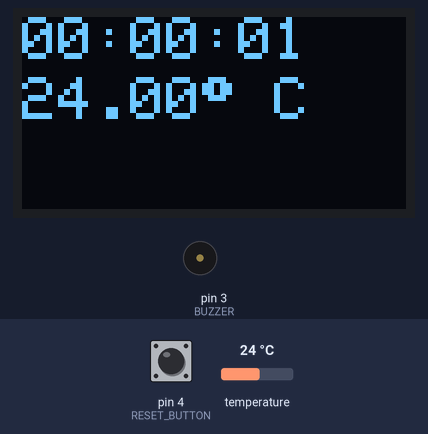
Recording of a sketch running on a simulated Arduino Uno, built with avr-gcc and run on an emulated ATmega328P. On the bench: 128×64 one-colour display, buzzer (waves = sounding). Inputs (shaded band) come from the test bench; at power-on: temperature 24 °C, pin 4 (RESET_BUTTON) HIGH. The display library's start-up logo is not drawn; what the sketch prints to the serial monitor is not drawn.

Above: at 2.5 s.
2.6 s: temperature set to 12 °C
At 3.7 s:
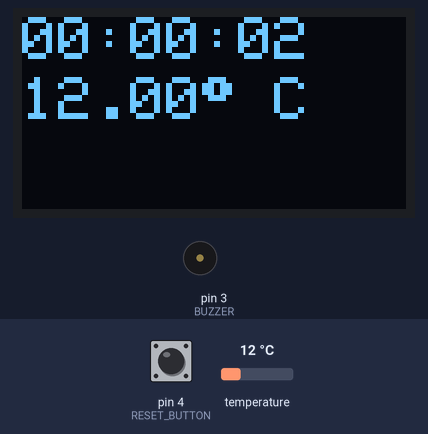
5.4 s: pin 4 (RESET_BUTTON) pulled LOW for 1 s
At 7.7 s:
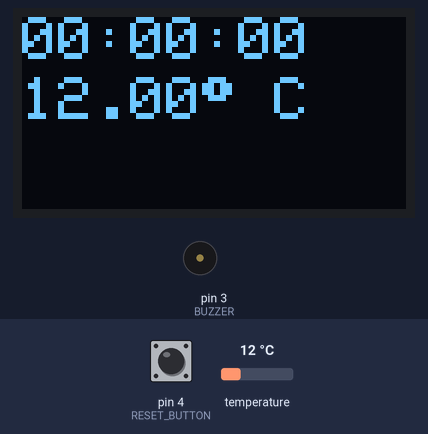
9.4 s: temperature set to 19 °C
At 10.5 s:
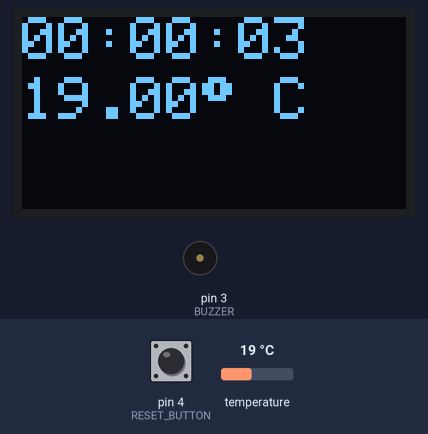
12.4 s: pin 4 (RESET_BUTTON) pulled LOW for 1 s
At 14.7 s:
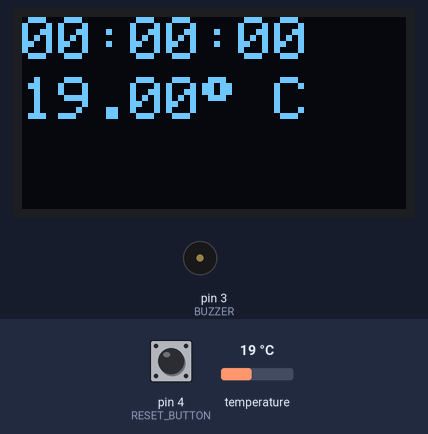
16.4 s: temperature set to 28 °C
At 17.4 s:
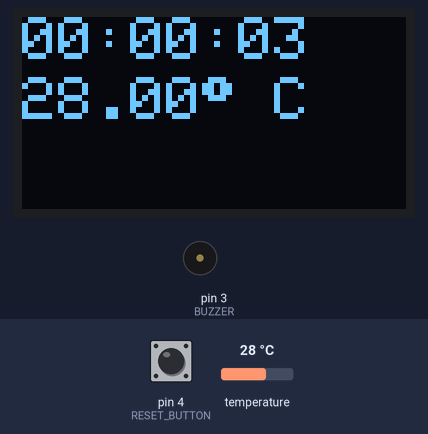
Timing chart, 0 to 19.4 s (numbered marks = the images above; inputs shaded):
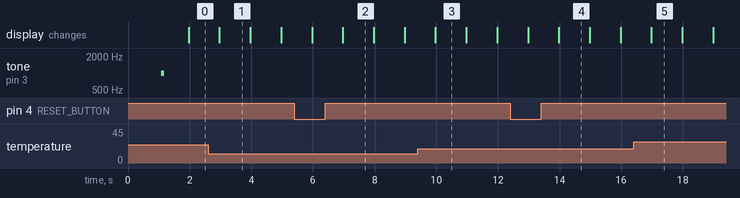

The sketch:

OLEDWaterTempMeter.ino
```cpp
#include <OneWire.h>
#include <DallasTemperature.h>
#include <SPI.h>
#include <Wire.h>
#include <Adafruit_GFX.h>
#include <Adafruit_SSD1306.h>

#define ONE_WIRE_BUS    2
#define SCREEN_WIDTH  128   // OLED display width, in pixels
#define SCREEN_HEIGHT  64   // OLED display height, in pixels

// Declaration for SSD1306 display connected using software SPI (default case):
#define OLED_MOSI      11
#define OLED_CLK       12
#define OLED_DC         9
#define OLED_CS        10
#define OLED_RESET      8

Adafruit_SSD1306 display(SCREEN_WIDTH, SCREEN_HEIGHT,
                         OLED_MOSI, OLED_CLK, OLED_DC, OLED_RESET, OLED_CS);

OneWire oneWire(ONE_WIRE_BUS);
DallasTemperature tempSensor(&oneWire);

#define UPDATE_INTERVAL     1000
unsigned long time_current  = 0;
unsigned long time_reset    = 0;

#define RESET_BUTTON        4

#define BUZZER              3
#define TARGET_TEMPC        60
int enable_buzzer           = 0;


void setup() {
    Serial.begin(9600);
    tempSensor.begin();

    if (!display.begin(SSD1306_SWITCHCAPVCC)) { /* SSD1306_SWITCHCAPVCC = generate display voltage from 3.3V internally */
        Serial.println(F("SSD1306 allocation failed"));
        for (;;); // Don't proceed, loop forever
    }

    display.display();  /* show initial display buffer: Adafruit splash screen */
    delay(1000);
    display.clearDisplay(); /* clear buffer */

    pinMode(RESET_BUTTON, INPUT_PULLUP);
    pinMode(BUZZER, OUTPUT);

    tone(BUZZER, 1000, 500);
    delay(100);
    noTone(BUZZER);
}

void loop() {
    if (millis() - time_current > UPDATE_INTERVAL) {
        time_current = millis();

        if (digitalRead(RESET_BUTTON) == LOW) { /* pressed reset button */
            time_reset = millis();
        }
        unsigned long time_sec = (time_current - time_reset) / 1000;
        String time_str = getTimeStamp(time_sec);

        tempSensor.requestTemperatures();
        float tempC = tempSensor.getTempCByIndex(0);

        printSerialText(time_str, time_sec, tempC);
        drawOLEDText(time_str, tempC);

        if (tempC >= (TARGET_TEMPC + 1)) {
            enable_buzzer = 1;
        }

        if (enable_buzzer == 1 && tempC <= TARGET_TEMPC) {
            alarmBuzzer();
            enable_buzzer = 0;
        }
    }
}

void printSerialText(String time_str, unsigned long time_sec, float temp_value) {
    Serial.print(time_str);
    Serial.print(", ");
    Serial.print(time_sec);
    Serial.print(", ");
    Serial.println(temp_value);
}

String getTimeStamp(unsigned long time_ms) {
    String t_str = "";

    int t_sec = (time_ms % 60);
    int t_min = (time_ms / 60) % 60;
    int t_hor = (time_ms / 3600) % 24;

    if (t_hor < 10) {
        t_str += "0";
    }
    t_str += (String(t_hor, DEC) + ":");

    if (t_min < 10) {
        t_str += "0";
    }
    t_str += (String(t_min, DEC) + ":");

    if (t_sec < 10) {
        t_str += "0";
    }
    t_str += String(t_sec, DEC);

    return t_str;
}

void drawOLEDText(String time_str, float celsius) {
    display.clearDisplay();
    display.setTextSize(2);
    display.setTextColor(SSD1306_WHITE);
    display.setCursor(0, 0);

    display.println(time_str);
    display.setCursor(0, 20);
    display.print(celsius);
    display.print(char(247));
    display.println(F(" C"));

    display.display();
}

void alarmBuzzer() {
    tone(BUZZER, 1000, 500);
    delay(100);
    noTone(BUZZER);
    delay(100);
    tone(BUZZER, 1000, 500);
    delay(100);
    noTone(BUZZER);
}
```

Measured:
- what the display in image 1 shows lasts 1.0 s, from 3.0 s to 4.0 s
